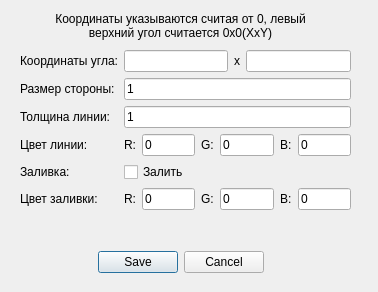
<?xml version="1.0" encoding="UTF-8"?>
<ui version="4.0">
 <class>CreateSquareForm</class>
 <widget class="QDialog" name="CreateSquareForm">
  <property name="geometry">
   <rect>
    <x>0</x>
    <y>0</y>
    <width>378</width>
    <height>292</height>
   </rect>
  </property>
  <property name="windowTitle">
   <string>Нарисовать квадрат</string>
  </property>
  <widget class="QDialogButtonBox" name="buttonBox">
   <property name="geometry">
    <rect>
     <x>90</x>
     <y>250</y>
     <width>181</width>
     <height>24</height>
    </rect>
   </property>
   <property name="standardButtons">
    <set>QDialogButtonBox::Cancel|QDialogButtonBox::Save</set>
   </property>
   <property name="centerButtons">
    <bool>true</bool>
   </property>
  </widget>
  <widget class="QWidget" name="layoutWidget">
   <property name="geometry">
    <rect>
     <x>20</x>
     <y>50</y>
     <width>331</width>
     <height>181</height>
    </rect>
   </property>
   <layout class="QFormLayout" name="formLayout">
    <item row="0" column="0">
     <widget class="QLabel" name="label">
      <property name="text">
       <string>Координаты угла:</string>
      </property>
     </widget>
    </item>
    <item row="0" column="1">
     <layout class="QHBoxLayout" name="horizontalLayout">
      <item>
       <widget class="QLineEdit" name="xpos">
        <property name="maxLength">
         <number>4</number>
        </property>
       </widget>
      </item>
      <item>
       <widget class="QLabel" name="label_7">
        <property name="text">
         <string>x</string>
        </property>
       </widget>
      </item>
      <item>
       <widget class="QLineEdit" name="ypos">
        <property name="maxLength">
         <number>4</number>
        </property>
       </widget>
      </item>
     </layout>
    </item>
    <item row="1" column="0">
     <widget class="QLabel" name="label_3">
      <property name="text">
       <string>Размер стороны:</string>
      </property>
     </widget>
    </item>
    <item row="2" column="0">
     <widget class="QLabel" name="label_2">
      <property name="text">
       <string>Толщина линии:</string>
      </property>
     </widget>
    </item>
    <item row="3" column="0">
     <widget class="QLabel" name="label_4">
      <property name="text">
       <string>Цвет линии:</string>
      </property>
     </widget>
    </item>
    <item row="3" column="1">
     <layout class="QHBoxLayout" name="horizontalLayout_2">
      <item>
       <widget class="QLabel" name="label_8">
        <property name="text">
         <string>R:</string>
        </property>
       </widget>
      </item>
      <item>
       <widget class="QLineEdit" name="line_r">
        <property name="text">
         <string>0</string>
        </property>
        <property name="maxLength">
         <number>3</number>
        </property>
       </widget>
      </item>
      <item>
       <widget class="QLabel" name="label_9">
        <property name="text">
         <string>G:</string>
        </property>
       </widget>
      </item>
      <item>
       <widget class="QLineEdit" name="line_g">
        <property name="text">
         <string>0</string>
        </property>
        <property name="maxLength">
         <number>3</number>
        </property>
       </widget>
      </item>
      <item>
       <widget class="QLabel" name="label_10">
        <property name="text">
         <string>B:</string>
        </property>
       </widget>
      </item>
      <item>
       <widget class="QLineEdit" name="line_b">
        <property name="text">
         <string>0</string>
        </property>
        <property name="maxLength">
         <number>3</number>
        </property>
       </widget>
      </item>
     </layout>
    </item>
    <item row="4" column="0">
     <widget class="QLabel" name="label_5">
      <property name="text">
       <string>Заливка:</string>
      </property>
     </widget>
    </item>
    <item row="4" column="1">
     <widget class="QCheckBox" name="is_pure_over">
      <property name="text">
       <string>Залить</string>
      </property>
     </widget>
    </item>
    <item row="5" column="0">
     <widget class="QLabel" name="label_6">
      <property name="text">
       <string>Цвет заливки:</string>
      </property>
     </widget>
    </item>
    <item row="5" column="1">
     <layout class="QHBoxLayout" name="horizontalLayout_3">
      <item>
       <widget class="QLabel" name="label_11">
        <property name="text">
         <string>R:</string>
        </property>
       </widget>
      </item>
      <item>
       <widget class="QLineEdit" name="over_r">
        <property name="text">
         <string>0</string>
        </property>
        <property name="maxLength">
         <number>3</number>
        </property>
       </widget>
      </item>
      <item>
       <widget class="QLabel" name="label_12">
        <property name="text">
         <string>G:</string>
        </property>
       </widget>
      </item>
      <item>
       <widget class="QLineEdit" name="over_g">
        <property name="text">
         <string>0</string>
        </property>
        <property name="maxLength">
         <number>3</number>
        </property>
       </widget>
      </item>
      <item>
       <widget class="QLabel" name="label_13">
        <property name="text">
         <string>B:</string>
        </property>
       </widget>
      </item>
      <item>
       <widget class="QLineEdit" name="over_b">
        <property name="text">
         <string>0</string>
        </property>
        <property name="maxLength">
         <number>3</number>
        </property>
       </widget>
      </item>
     </layout>
    </item>
    <item row="2" column="1">
     <widget class="QLineEdit" name="line_width">
      <property name="text">
       <string>1</string>
      </property>
     </widget>
    </item>
    <item row="1" column="1">
     <widget class="QLineEdit" name="line_length">
      <property name="text">
       <string>1</string>
      </property>
     </widget>
    </item>
   </layout>
  </widget>
  <widget class="QLabel" name="label_14">
   <property name="geometry">
    <rect>
     <x>50</x>
     <y>10</y>
     <width>261</width>
     <height>31</height>
    </rect>
   </property>
   <property name="text">
    <string>Координаты указываются считая от 0, левый верхний угол считается 0х0(XxY)</string>
   </property>
   <property name="alignment">
    <set>Qt::AlignCenter</set>
   </property>
   <property name="wordWrap">
    <bool>true</bool>
   </property>
  </widget>
 </widget>
 <tabstops>
  <tabstop>xpos</tabstop>
  <tabstop>ypos</tabstop>
  <tabstop>line_length</tabstop>
  <tabstop>line_width</tabstop>
  <tabstop>line_r</tabstop>
  <tabstop>line_g</tabstop>
  <tabstop>line_b</tabstop>
  <tabstop>is_pure_over</tabstop>
  <tabstop>over_r</tabstop>
  <tabstop>over_g</tabstop>
  <tabstop>over_b</tabstop>
 </tabstops>
 <resources/>
 <connections/>
</ui>
